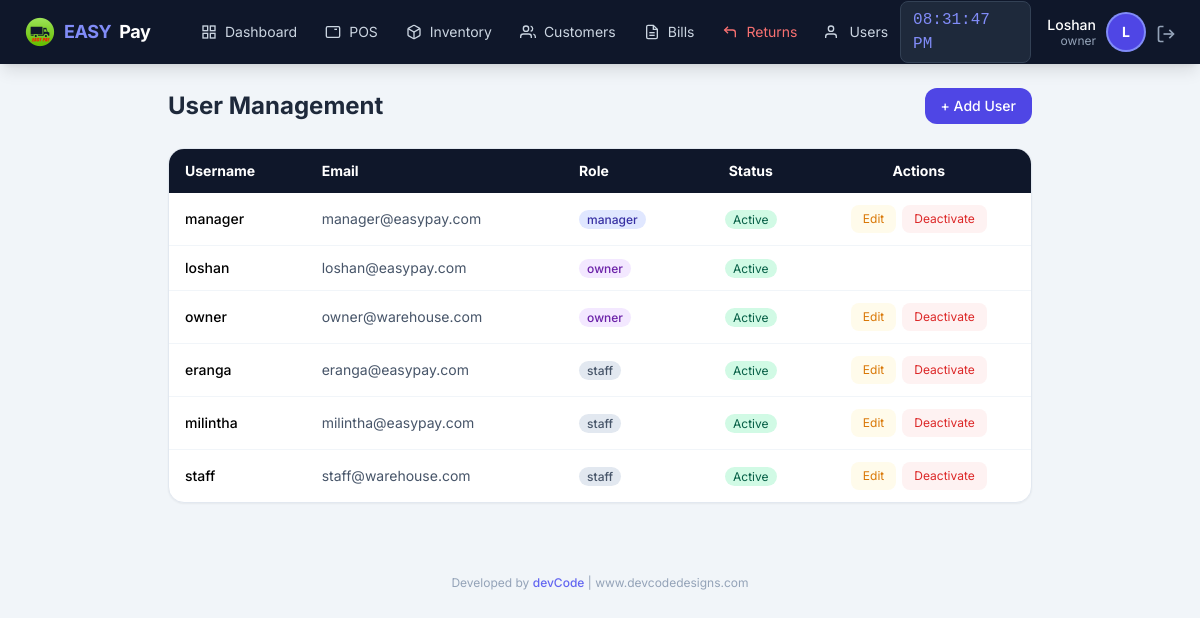
Before: /auth/users (signed in) with the older database file.
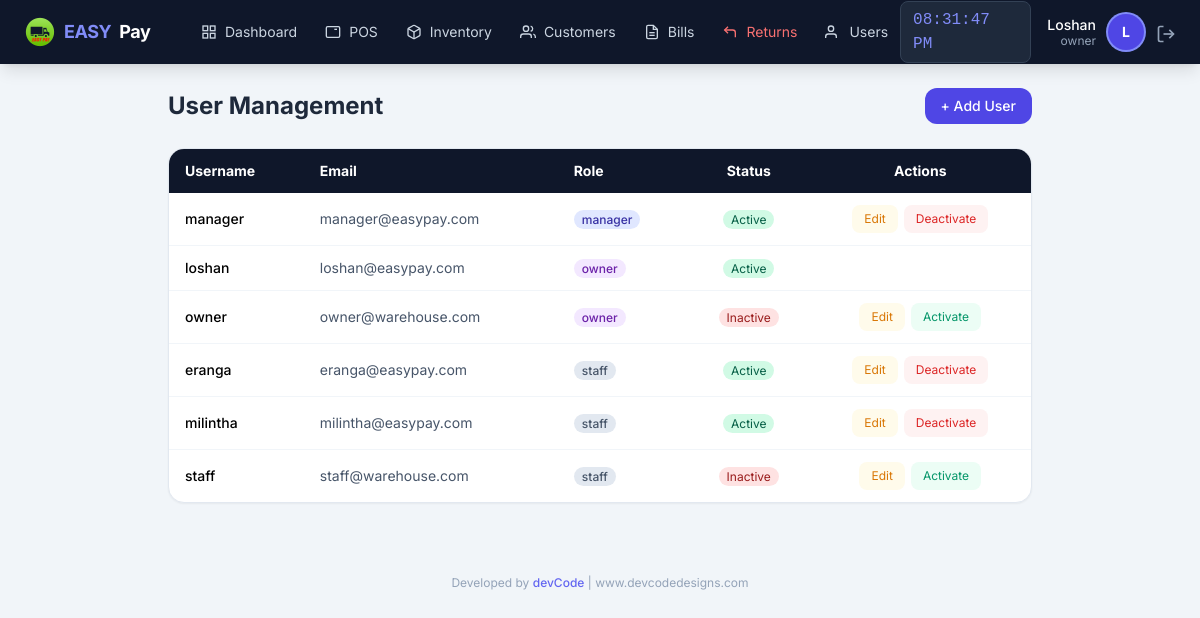
After: the same page with the newer database file.
### app/models/user.py (models this page shows, shortened)
class User(UserMixin, db.Model):
    __tablename__ = 'users'
    id = db.Column(db.Integer, primary_key=True)
    username = db.Column(db.String(50), unique=True, nullable=False)
    email = db.Column(db.String(120), unique=True, nullable=False)
    password_hash = db.Column(db.String(255), nullable=False)
    role = db.Column(db.String(20), default='staff')  # owner, manager, staff
    is_active = db.Column(db.Boolean, default=True)
    created_at = db.Column(db.DateTime, default=datetime.now)
    last_login = db.Column(db.DateTime)
    orders = db.relationship('Order', backref='cashier_rel', lazy=True, foreign_keys='Order.user_id')

### app/routes/auth.py (the view)
@auth_bp.route('/users')
@login_required
def manage_users():
    if current_user.role != 'owner':
        flash('Access denied', 'danger')
        return redirect(url_for('pos.dashboard'))
    users = User.query.order_by(User.role, User.username).all()
    return render_template('auth/users.html', users=users)

### app/models/user.py (called while the page is built)
@login_manager.user_loader
def load_user(user_id):
    return User.query.get(int(user_id))

### app/templates/auth/users.html (shortened to what this page needs)
{% extends "base.html" %}
{% block content %}
<div class="max-w-4xl mx-auto px-4 py-6">
    <div class="flex justify-between items-center mb-6">
        <h1 class="text-2xl font-bold text-slate-800">User Management</h1>
        <button onclick="showAddUser()" class="bg-indigo-600 text-white px-4 py-2 rounded-xl font-medium hover:bg-indigo-700 text-sm">
            + Add User
        </button>
    </div>
    <div class="bg-white rounded-2xl shadow-sm border border-slate-200 overflow-hidden">
        <table class="w-full text-sm">
            <thead>
                <tr class="bg-slate-900 text-white">
                    <th class="px-4 py-3 text-left">Username</th>
                    <th class="px-4 py-3 text-left">Email</th>
                    <th class="px-4 py-3 text-left">Role</th>
                    <th class="px-4 py-3 text-center">Status</th>
                    <th class="px-4 py-3 text-center">Actions</th>
                </tr>
            </thead>
            <tbody class="divide-y divide-slate-100">
                {% for u in users %}
                <tr class="hover:bg-slate-50">
                    <td class="px-4 py-3 font-medium">{{ u.username }}</td>
                    <td class="px-4 py-3 text-slate-600">{{ u.email }}</td>
                    <td class="px-4 py-3">
                        <span class="px-2 py-0.5 rounded-full text-xs font-medium
                            {{ 'bg-purple-100 text-purple-800' if u.role == 'owner' else
                               'bg-indigo-100 text-indigo-800' if u.role == 'manager' else
                               'bg-slate-200 text-slate-600' }}">{{ u.role }}</span>
                    </td>
                    <td class="px-4 py-3 text-center">
                        <span class="px-2 py-0.5 rounded-full text-xs {{ 'bg-emerald-100 text-emerald-800' if u.is_active else 'bg-red-100 text-red-800' }}">
                            {{ 'Active' if u.is_active else 'Inactive' }}
                        </span>
                    </td>
                    <td class="px-4 py-3 text-center">
                        <div class="flex justify-center gap-1.5">
                            {% if u.id != current_user.id %}
                            <button onclick="editUser({{ u.id }}, '{{ u.username }}', '{{ u.email }}', '{{ u.role }}')" class="px-3 py-1.5 bg-amber-50 text-amber-600 text-xs rounded-lg hover:bg-amber-100">Edit</button>
                            <form method="POST" action="{{ url_for('auth.toggle_user', user_id=u.id) }}" class="inline">
                                <button type="submit" class="px-3 py-1.5 {{ 'bg-red-50 text-red-600' if u.is_active else 'bg-emerald-50 text-emerald-600' }} text-xs rounded-lg hover:opacity-80">
                                    {{ 'Deactivate' if u.is_active else 'Activate' }}
                                </button>
                            </form>
                            {% endif %}
                        </div>
                    </td>
                </tr>
                {% endfor %}
            </tbody>
        </table>
    </div>
</div>
{% endblock %}

### app/templates/base.html (shortened to what this page needs)
<!DOCTYPE html>
<html lang="en">
<head>
    <script src="https://cdn.tailwindcss.com"></script>
</head>
<body class="bg-slate-100 min-h-screen">
    <nav class="bg-slate-900 text-white shadow-lg fixed top-0 left-0 right-0 z-50">
        <div class="flex justify-between items-center px-4 lg:px-6 h-16">
            <div class="flex items-center gap-6">
                <a href="{{ url_for('pos.dashboard') }}" class="flex items-center gap-2 text-lg font-bold tracking-tight">
                    <img src="{{ url_for('static', filename='img/easypay-logo.png') }}"
                        alt="EASY PAY"
                        class="w-8 h-8 object-contain">
                    <span class="text-indigo-400">EASY</span>Pay
                </a>
                {% if current_user.is_authenticated %}
                <div class="hidden lg:flex items-center gap-1 ml-4">
                    <a href="{{ url_for('pos.dashboard') }}" class="nav-link px-3 py-2 text-sm text-slate-300 hover:text-white flex items-center gap-2">
                        <svg class="icon-sm" viewBox="0 0 24 24" fill="none" stroke="currentColor" stroke-width="2">
                            <rect x="3" y="3" width="7" height="7"></rect><rect x="14" y="3" width="7" height="7"></rect>
                            <rect x="14" y="14" width="7" height="7"></rect><rect x="3" y="14" width="7" height="7"></rect>
                        </svg>
                        Dashboard
                    </a>
                    <a href="{{ url_for('pos.terminal') }}" class="nav-link px-3 py-2 text-sm text-slate-300 hover:text-white flex items-center gap-2">
                        <svg class="icon-sm" viewBox="0 0 24 24" fill="none" stroke="currentColor" stroke-width="2">
                            <rect x="2" y="4" width="20" height="16" rx="2"></rect>
                            <line x1="6" y1="8" x2="6" y2="8"></line><line x1="10" y1="8" x2="10" y2="8"></line>
                            <line x1="14" y1="8" x2="18" y2="8"></line>
                        </svg>
                        POS
                    </a>
                    {% if current_user.role in ['owner','manager'] %}
                    <a href="{{ url_for('inventory.manage') }}" class="nav-link px-3 py-2 text-sm text-slate-300 hover:text-white flex items-center gap-2">
                        Inventory
                    </a>
                    {% endif %}
                    <a href="{{ url_for('customer.list_customers') }}" class="nav-link px-3 py-2 text-sm text-slate-300 hover:text-white flex items-center gap-2">
                        <svg class="icon-sm" viewBox="0 0 24 24" fill="none" stroke="currentColor" stroke-width="2">
                            <path d="M17 21v-2a4 4 0 0 0-4-4H5a4 4 0 0 0-4 4v2"></path>
                            <circle cx="9" cy="7" r="4"></circle>
                            <path d="M23 21v-2a4 4 0 0 0-3-3.87"></path>
                            <path d="M16 3.13a4 4 0 0 1 0 7.75"></path>
                        </svg>
                        Customers
                    </a>
                    <a href="{{ url_for('pos.bills') }}" class="nav-link px-3 py-2 text-sm text-slate-300 hover:text-white flex items-center gap-2">
                        <svg class="icon-sm" viewBox="0 0 24 24" fill="none" stroke="currentColor" stroke-width="2">
                            <path d="M14 2H6a2 2 0 0 0-2 2v16a2 2 0 0 0 2 2h12a2 2 0 0 0 2-2V8z"></path>
                            <polyline points="14 2 14 8 20 8"></polyline>
                            <line x1="16" y1="13" x2="8" y2="13"></line><line x1="16" y1="17" x2="8" y2="17"></line>
                        </svg>
                        Bills
                    </a>
                    <a href="{{ url_for('pos.returns') }}" class="nav-link px-3 py-2 text-sm text-red-400 hover:text-red-300 flex items-center gap-2">
                        <svg class="icon-sm" viewBox="0 0 24 24" fill="none" stroke="currentColor" stroke-width="2">
                            <polyline points="9 14 4 9 9 4"></polyline>
                            <path d="M20 20v-7a4 4 0 0 0-4-4H4"></path>
                        </svg>
                        Returns
                    </a>
                    {% if current_user.role == 'owner' %}
                    <a href="{{ url_for('auth.manage_users') }}" class="nav-link px-3 py-2 text-sm text-slate-300 hover:text-white flex items-center gap-2">
                        <svg class="icon-sm" viewBox="0 0 24 24" fill="none" stroke="currentColor" stroke-width="2">
                            <path d="M17 21v-2a4 4 0 0 0-4-4H5a4 4 0 0 0-4 4v2"></path>
                            <circle cx="9" cy="7" r="4"></circle>
                        </svg>
                        Users
                    </a>
                    {% endif %}
                </div>
                {% endif %}
            </div>
            {% if current_user.is_authenticated %}
            <div class="flex items-center gap-4">
                <span id="liveClock" class="hidden sm:block text-base font-mono bg-slate-800 px-3 py-1.5 rounded-lg text-indigo-400 border border-slate-700"></span>
                <div class="flex items-center gap-3">
                    <div class="hidden sm:block text-right">
                        <p class="text-sm font-medium leading-tight">{{ current_user.username|capitalize }}</p>
                        <p class="text-xs text-slate-400 leading-tight">{{ current_user.role }}</p>
                    </div>
                    <div class="w-9 h-9 bg-indigo-600 rounded-full flex items-center justify-center text-sm font-bold ring-2 ring-indigo-400">
                        {{ current_user.username[0]|upper }}
                    </div>
                    <a href="{{ url_for('auth.logout') }}" class="text-slate-400 hover:text-red-400 transition" title="Logout">
                        <svg class="icon" viewBox="0 0 24 24" fill="none" stroke="currentColor" stroke-width="2">
                            <path d="M9 21H5a2 2 0 0 1-2-2V5a2 2 0 0 1 2-2h4"></path>
                            <polyline points="16 17 21 12 16 7"></polyline>
                            <line x1="21" y1="12" x2="9" y2="12"></line>
                        </svg>
                    </a>
                </div>
            </div>
            {% endif %}
        </div>
    </nav>
    <div class="pt-16 pb-20 lg:pb-4">
        {% block content %}{% endblock %}
        <footer class="max-w-7xl mx-auto px-4 py-4 text-center text-xs text-slate-400 mt-8">
            Developed by <a href="https://www.devcodedesigns.com" target="_blank" class="text-indigo-500 hover:text-indigo-700 font-medium">devCode</a> | www.devcodedesigns.com
        </footer>
    </div>
</body>
</html>

### app/templates/base.html (style rules this page uses)
body { font-family: 'Inter', system-ui, sans-serif; }
.nav-link { transition: all 0.2s; }
.icon { width: 20px; height: 20px; display: inline-block; vertical-align: middle; }
.icon-sm { width: 16px; height: 16px; }

Changed rows visible on the page:
changed User "owner@warehouse.com": is_active "Active" → "Inactive"; is_active "Deactivate" → "Activate"
changed User "staff@warehouse.com": is_active "Active" → "Inactive"; is_active "Deactivate" → "Activate"
